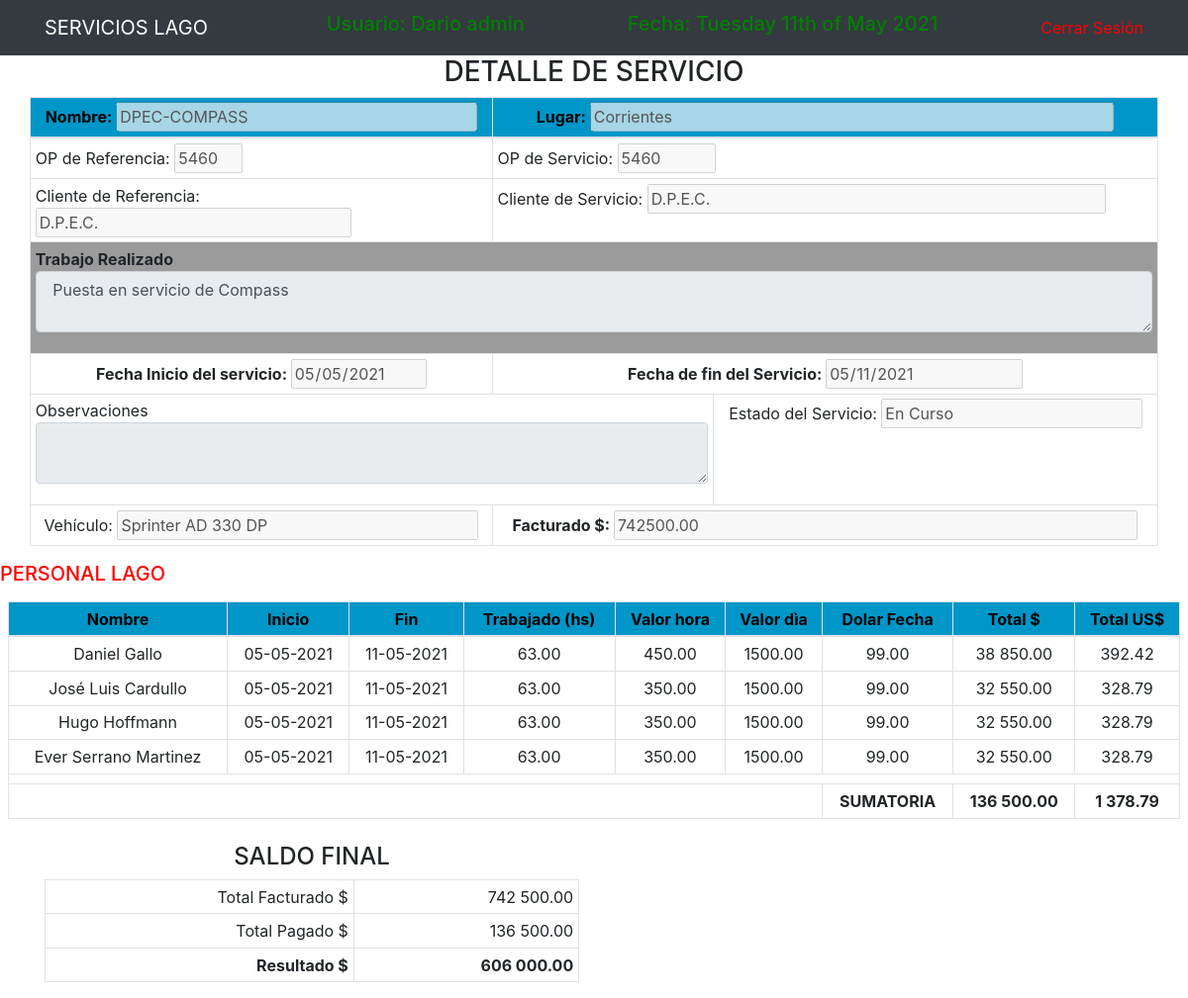
The page /Buscar/detalleservicios.php?id=100 (signed in) on the database its author committed.
### tables this page shows
CREATE TABLE `servicios` (
  `id` int(5) NOT NULL,
  `Nombre` varchar(200) DEFAULT NULL,
  `OpRef` int(5) DEFAULT NULL,
  `idCliente1` int(5) DEFAULT NULL,
  `OpServicio` int(5) DEFAULT NULL,
  `idCliente2` int(5) DEFAULT NULL,
  `Trabajo` varchar(255) DEFAULT NULL,
  `Lugar` varchar(255) DEFAULT NULL,
  `FechaIni` date DEFAULT NULL,
  `FechaFin` date DEFAULT NULL,
  `id_estado` int(5) DEFAULT NULL,
  `id_transporte` int(5) DEFAULT NULL,
  `OBS` varchar(255) DEFAULT NULL,
  `Facturado` decimal(10,2) NOT NULL
);

CREATE TABLE `clientes` (
  `id` int(5) NOT NULL,
  `Cliente` varchar(85) DEFAULT NULL
);

CREATE TABLE `estadoservi` (
  `id` int(5) NOT NULL,
  `Estado` varchar(40) DEFAULT NULL
);

CREATE TABLE `transportes` (
  `id` int(5) NOT NULL,
  `Transporte` varchar(85) DEFAULT NULL
);

CREATE TABLE `agenteservicio` (
  `id` int(10) NOT NULL,
  `id_agente` int(5) NOT NULL,
  `id_servicio` int(5) NOT NULL,
  `Fechaini` date NOT NULL,
  `Fechafin` date NOT NULL,
  `Cant_horas` decimal(10,2) NOT NULL,
  `Valor_hora` decimal(10,2) NOT NULL,
  `Valor_dia` decimal(10,2) NOT NULL DEFAULT 0.00,
  `Dolarfecha` decimal(10,2) NOT NULL
);

CREATE TABLE `agentes` (
  `dni` int(15) NOT NULL,
  `Agente` varchar(50) NOT NULL,
  `Celular` varchar(25) NOT NULL,
  `Direccion` varchar(200) NOT NULL,
  `id_estado` int(5) NOT NULL DEFAULT 7,
  `Vence` date DEFAULT NULL,
  `OBS` varchar(255) NOT NULL,
  `Activo` tinyint(1) NOT NULL DEFAULT 1
);

### Buscar/detalleservicios.php (the view, shortened to what this page needs)
<?php
include ("../db.php");
include ("../includes/header.php");
?>
<?php
if (isset($_GET['id'])) {
    $id=$_GET['id'];
    $query="SELECT s.id as id1, s.Nombre as snombre, s.OpRef as soperef, c.Cliente as cliref, s.OpServicio as sopserv, cc.Cliente as cliserv, s.Lugar as slugar, s.Trabajo as strab, s.FechaIni as sfechaini, s.FechaFin as sfechafin, s.OBS as sobs, s.Facturado as sfac, e.Estado as eestado, t.Transporte as trans
    FROM servicios s
    LEFT JOIN clientes c ON s.idCliente1=c.id
    LEFT JOIN clientes cc ON s.idCliente2=cc.id
    LEFT JOIN estadoservi e ON s.id_estado=e.id
    LEFT JOIN transportes t ON s.id_transporte=t.id
    WHERE s.id = $id";
    $result=mysqli_query($conn,$query);
    if ($result) {
        $row = mysqli_fetch_array($result);
        $minombre = $row['snombre'];
        $miopref = $row['soperef'];
        $miclienteref = $row['cliref'];
        $miopservicio = $row['sopserv'];
        $miclienteser = $row['cliserv'];
        $milugar = $row['slugar'];
        $mifechaini = $row['sfechaini'];
        $mifechafin = $row['sfechafin'];
        $mitrabajo = $row['strab'];
        $miobs = $row['sobs'];
        $mitransporte = $row['trans'];
        $miestado = $row['eestado'];
        $mifacturado = $row['sfac'];
    }
}
?>
<div class="container p-0">
    <div class="row">
        <div class="col-md-12 ">
            <h3>DETALLE DE SERVICIO  </h3>
            <table class="table table-sm table-bordered">
                <thead class="thead-cel" style="text-align:center">
                    <tr>
                        <th colspan=2>Nombre: <input text="nombre" name="nombre" value="<?php echo $minombre; ?>" style="width: 80%" disabled></th>
                        <th colspan=2>Lugar: <input text="lugar" name="lugar" value="<?php echo $milugar; ?>" style="width: 80%" disabled></th>
                    </tr>
                </thead>
                <tbody>
                    <tr style="text-align:left">
                        <td  colspan=2 >
                            OP de Referencia: <input text="opref" name="opref" value="<?php echo $miopref; ?>" style="width: 15%" disabled>
                        </td>
                        <td colspan=2>
                            OP de Servicio: <input text="opserv" name="opserv" value="<?php echo $miopservicio; ?>" style="width: 15%" disabled>
                        </td>
                    </tr>
                    <tr style="text-align:left">
                        <td colspan=2>
                            Cliente de Referencia: <input text="cli1" name="cli1" value="<?php echo $miclienteref; ?>" style="width: 70%" disabled>
                        </td>
                        <td colspan=2>
                            Cliente de Servicio: <input text="cli2" name="cli2" value="<?php echo $miclienteser; ?>" style="width: 70%" disabled>
                        </td>
                    </tr>
                    <tr>
                        <th BGCOLOR="#9b9b9b" style="text-align:left" colspan=4>
                            <div class="form-group">Trabajo Realizado
                                <textarea name="trabajo" rows="2" style="width: 100%" class="form-control" disabled> <?php echo $mitrabajo; ?></textarea>
                            </div>
                        </th>
                    </tr>
                    <tr>
                        <th colspan=2>Fecha Inicio del servicio: <input type="date" name="fechaini" value="<?php echo $mifechaini; ?>" style="width: 30%" disabled></th>
                        <th colspan=2>Fecha de fin del  Servicio: <input type="date" name="fechafin" value="<?php echo $mifechafin; ?>" style="width: 30%" disabled></th>
                    </tr>
                    <tr>
                        <td style="text-align:left" colspan=3>
                            <div class="form-group">Observaciones
                                <textarea name="obs" rows="2"  style="width: 100%" class="form-control" disabled> <?php echo $miobs; ?> </textarea>
                            </div>
                        </td>
                        <td colspan=2>
                            Estado del Servicio: <input text="est" name="est" value="<?php echo $miestado; ?>" style="width: 60%" disabled>
                        </td>
                    </tr>
                    <tr>
                        <td colspan=2>
                            Vehículo: <input text="tra" name="tra" value="<?php echo $mitransporte; ?>" style="width: 80%" disabled>
                        </td>
                        <th colspan=2>
                            Facturado $: <input text="fac" name="fac" value="<?php echo $mifacturado; ?>" style="width: 80%" disabled>
                        </th>
                    </tr>
                </tbody>
            </table>
        </div>
    </div>
</div>
<h5 style="color:#FF0000">PERSONAL LAGO </h5>
<div class="col-md-12 container p-2">
    <div class="row">
        <div class="col-md-12">
            <form action="<?php $_SERVER['PHP_SELF']; ?>" method="POST">
                <?php
                $query1="SELECT s.id as idp, a.Agente as nom, ase.Fechaini as ini, ase.Fechafin as fin, ase.Cant_horas as trabajadas, ase.Valor_hora as valhora, ase.Valor_dia as valdia, ase.Dolarfecha as valdolar,
                (((SELECT DATEDIFF(ase.Fechafin , ase.Fechaini)+1)*ase.Valor_dia)+(ase.Cant_horas*ase.Valor_hora)) as totals,
                ((((SELECT DATEDIFF(ase.Fechafin , ase.Fechaini)+1)*ase.Valor_dia)+(ase.Cant_horas*ase.Valor_hora))/ase.Dolarfecha) as totaluss
                FROM servicios s
                LEFT JOIN agenteservicio ase ON s.id=ase.id_servicio
                LEFT JOIN agentes a ON ase.id_agente=a.dni
                WHERE s.id = $id";
                $result1=mysqli_query($conn,$query1);
                ?>
                <table class="table table-sm table-bordered">
                    <thead class="thead-cel" style="text-align:center">
                        <tr>
                            <th >Nombre </th>
                            <th >Inicio </th>
                            <th >Fin </th>
                            <th >Trabajado (hs) </th>
                            <th >Valor hora </th>
                            <th >Valor dìa </th>
                            <th >Dolar Fecha </th>
                            <th >Total $ </th>
                            <th >Total US$ </th>
                        </tr>
                    </thead>
                    <tbody>
                    <?php
                        $sumapesos=0;
                        $sumauss=0;
                    ?>
                    <?php while ($row1 = mysqli_fetch_array($result1)) {
                        $fechai = new DateTime($row1['ini']);
                        $ini = date_format($fechai, 'd-m-Y');
                        $fechaf = new DateTime($row1['fin']);
                        $fin = date_format($fechaf, 'd-m-Y');
                        $totals=number_format($row1['totals'], 2, '.', ' ');
                        $totaluss=number_format($row1['totaluss'], 2, '.', ' ');
                        $sumapesos=$sumapesos+$row1['totals'];
                        $sumauss=$sumauss+$row1['totaluss'];
                    ?>
                        <tr>
                            <td>
                                <?php echo $row1['nom']; ?>
                            </td>
                            <td>
                                <?php echo $ini; ?>
                            </td>
                            <td>
                            <?php echo $fin; ?>
                            </td>
                            <td>
                                <?php echo $row1['trabajadas']; ?>
                            </td>
                            <td>
                                <?php echo $row1['valhora']; ?>
                            </td>
                            <td>
                                <?php echo $row1['valdia']; ?>
                            </td>
                            <td>
                                <?php echo $row1['valdolar']; ?>
                            </td>
                            <td>
                                <?php echo $totals; ?>
                            </td>
                            <td>
                                <?php echo $totaluss; ?>
                            </td>
                        </tr>
                    <?php }
                        $clonsumapesos=$sumapesos;
                        $sumapesos=number_format($sumapesos, 2, '.', ' ');
                        $sumauss=number_format($sumauss, 2, '.', ' ');
                    ?>
                        <tr>
                            <th colspan=9 > </th>
                        </tr>
                        <tr>
                            <td colspan=6> </td>
                            <th>
                                SUMATORIA
                            </th>
                            <th>
                                <?php echo $sumapesos; ?>
                            </th>
                            <th>
                                <?php echo $sumauss; ?>
                            </th>
                        </tr>
                    </tbody>
                </table>
            </form>
        </div>
    </div>
</div>
<div class="container p-6">
    <div class="row">
        <div class="col-md-6 ">
            <h4>SALDO FINAL  </h4>
            <table class="table table-sm table-bordered" style="text-align:right">
                <?php
                    $mifacturado = (float) ($mifacturado);
                    $totalpesos =  $mifacturado - $clonsumapesos;
                    $mifacturado=number_format($mifacturado, 2, '.', ' ');
                    $clonsumapesos=number_format($clonsumapesos, 2, '.', ' ');
                    $totalpesos=number_format($totalpesos, 2, '.', ' ');
                ?>
                <tbody>
                    <tr>
                        <td >Total Facturado $ </td>
                        <td > <?php echo $mifacturado; ?> </td>
                    </tr>
                    <tr>
                        <td>Total Pagado $</td>
                        <td> <?php echo $clonsumapesos; ?>  </td>
                    </tr>
                </tbody>
                <tfoot class="tfoot-cel" style="text-align:right">
                    <tr>
                        <th>Resultado $ </th>
                        <th> <?php echo $totalpesos; ?></th>
                    </tr>
                </tfoot>
            </table>
        </div>
    </div>
</div>
<?php include ("../includes/footer.php") ?>

### includes/header.php (style rules this page uses)
.container { text-align: center; }
.thead-cel { background-color: rgb(0, 150, 200); color: black; }

### rows shown on the page
servicios: nombre "DPEC-COMPASS", lugar "Corrientes", opref "5460", opserv "5460", cli1 "D.P.E.C.", cli2 "D.P.E.C.", trabajo "Puesta en servicio de Compass", fechaini "05/05/2021", fechafin "05/11/2021", est "En Curso", tra "Sprinter AD 330 DP", fac "742500.00", Facturado "742 500.00", Facturado "606 000.00"
agenteservicio: id_agente.Agente "Daniel Gallo", Fechaini "05-05-2021", Fechafin "11-05-2021", Cant_horas "63.00", Valor_hora "450.00", Valor_dia "1500.00", Dolarfecha "99.00", totals "38 850.00", totaluss "392.42"
agenteservicio: id_agente.Agente "José Luis Cardullo", Fechaini "05-05-2021", Fechafin "11-05-2021", Cant_horas "63.00", Valor_hora "350.00", Valor_dia "1500.00", Dolarfecha "99.00", totals "32 550.00", totaluss "328.79"
agenteservicio: id_agente.Agente "Hugo Hoffmann", Fechaini "05-05-2021", Fechafin "11-05-2021", Cant_horas "63.00", Valor_hora "350.00", Valor_dia "1500.00", Dolarfecha "99.00", totals "32 550.00", totaluss "328.79"
agenteservicio: id_agente.Agente "Ever Serrano Martinez", Fechaini "05-05-2021", Fechafin "11-05-2021", Cant_horas "63.00", Valor_hora "350.00", Valor_dia "1500.00", Dolarfecha "99.00", totals "32 550.00", totaluss "328.79"

### other values the page prints
$sumapesos "136 500.00"
$sumauss "1 378.79"
$clonsumapesos "136 500.00"
